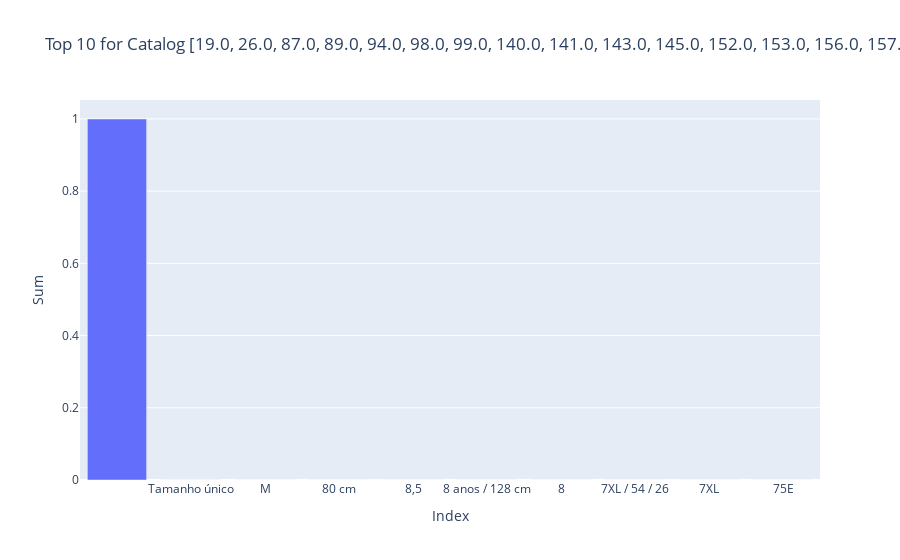
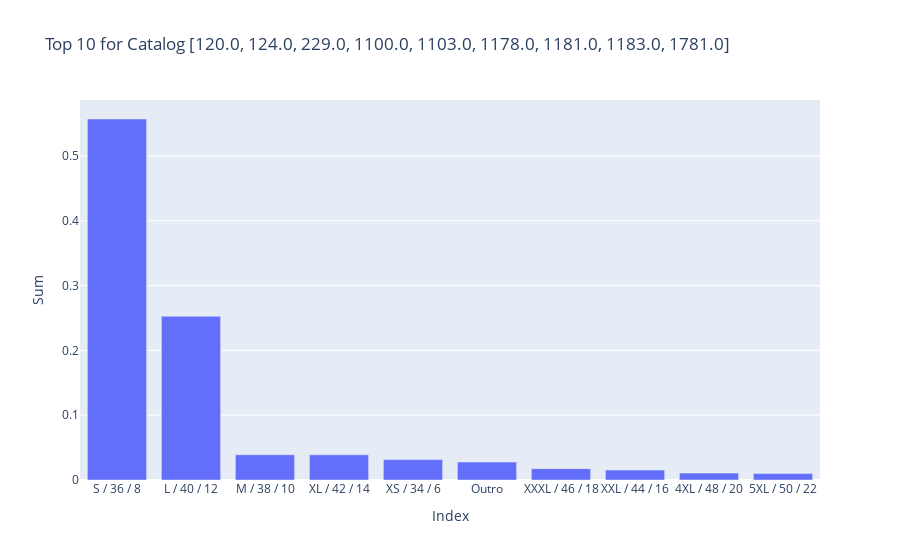
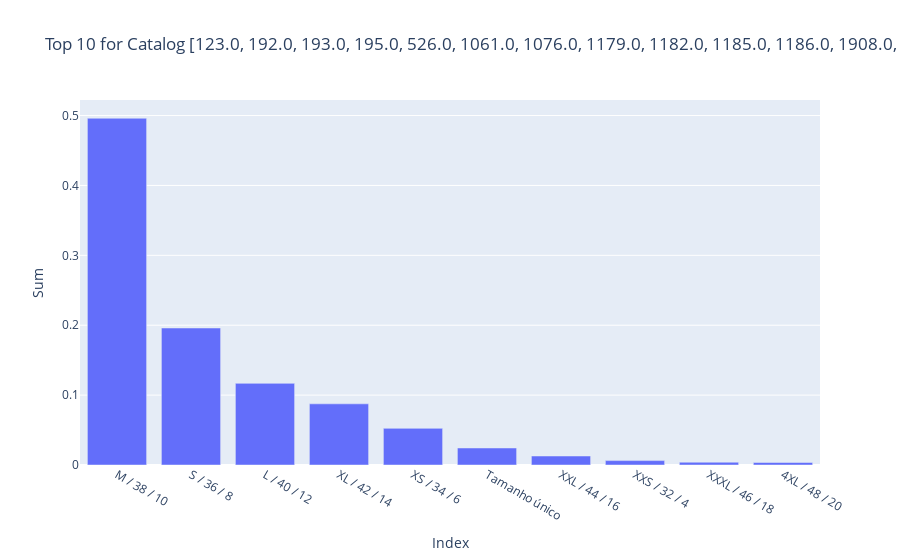
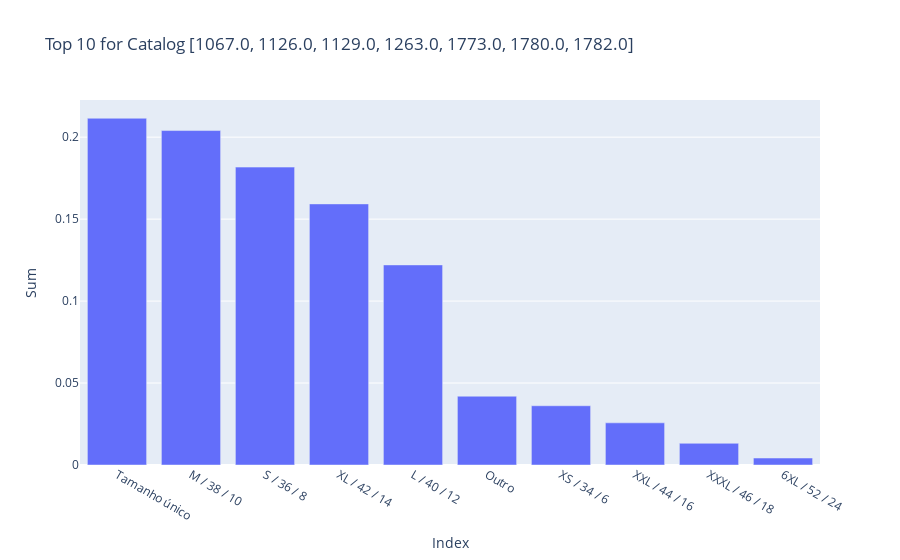

Source (notebook cell) for these figures, in order:
### Code cell
for catalog in grouped_data["catalog_id"]:
    top_10 = pivot_combined[catalog].sum(axis=1).sort_values(ascending=False).head(10)
    top_10 /= top_10.sum()
    
    # Create a bar chart
    fig = go.Figure([go.Bar(x=top_10.index, y=top_10.values)])
    fig.update_layout(title=f"Top 10 for Catalog {catalog}",
                      xaxis_title="Index",
                      yaxis_title="Sum",
                      )
    fig.show()
